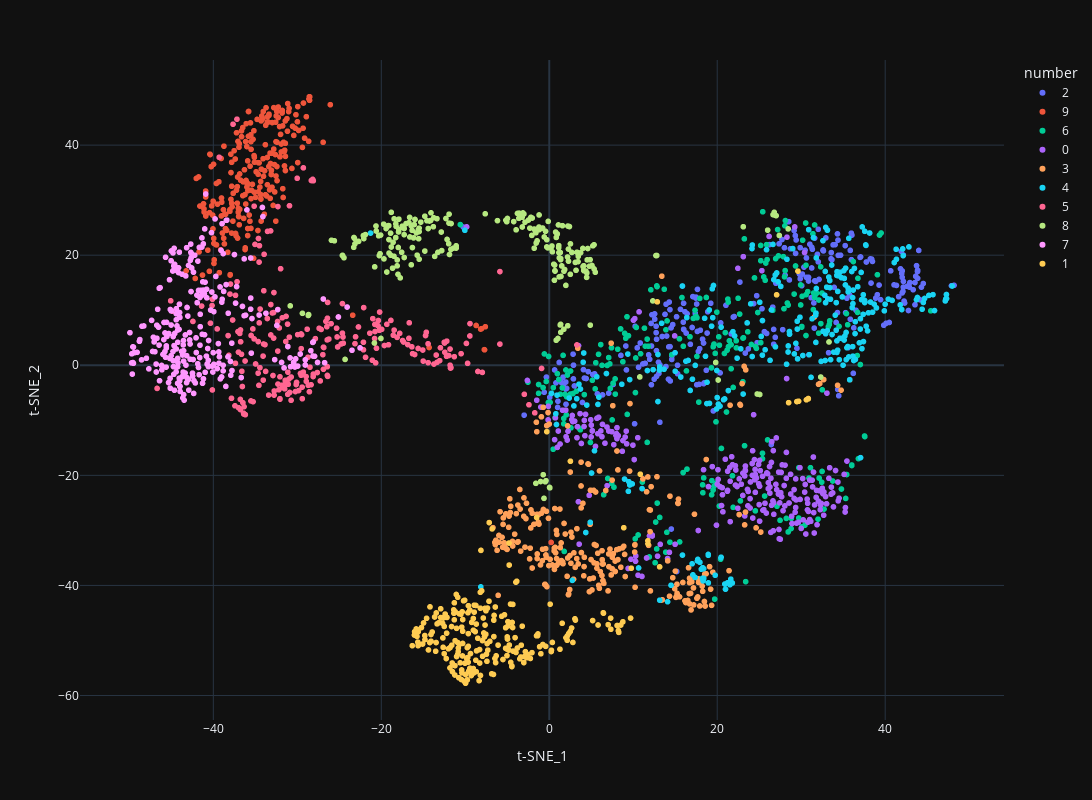

The notebook cell this image was saved under:
### Markdown cell above
#### 8.2. Вывод интерактивной визуализации

### Code cell
fig = px.scatter( 
  df,
  x='t-SNE_1', y='t-SNE_2',
  color = 'number',
  labels={'color': 'number'},
  hover_data=[df.index]
)

fig.update_layout(
  height=800,
  width=1400,
  template = "plotly_dark"
)

fig.update_traces(textposition='top center')
fig.show()

### Figure 1 — Plotly figure (JSON) as saved in the notebook; plotly's stock layout.template omitted (floating-point values rounded to 4 significant figures; data arrays with more than 128 entries replaced by an {"elided": "..."} marker saying what was removed)
{"data": [{"customdata": {"elided": "254x1 int values"}, "hovertemplate": "number=2<br>t-SNE_1=%{x}<br>t-SNE_2=%{y}<br>index=%{customdata[0]}<extra></extra>", "legendgroup": "2", "marker": {"color": "#636efa", "symbol": "circle"}, "mode": "markers", "name": "2", "showlegend": true, "textposition": "top center", "type": "scattergl", "x": {"elided": "254 float values"}, "xaxis": "x", "y": {"elided": "254 float values"}, "yaxis": "y"}, {"customdata": {"elided": "243x1 int values"}, "hovertemplate": "number=9<br>t-SNE_1=%{x}<br>t-SNE_2=%{y}<br>index=%{customdata[0]}<extra></extra>", "legendgroup": "9", "marker": {"color": "#EF553B", "symbol": "circle"}, "mode": "markers", "name": "9", "showlegend": true, "textposition": "top center", "type": "scattergl", "x": {"elided": "243 float values"}, "xaxis": "x", "y": {"elided": "243 float values"}, "yaxis": "y"}, {"customdata": {"elided": "250x1 int values"}, "hovertemplate": "number=6<br>t-SNE_1=%{x}<br>t-SNE_2=%{y}<br>index=%{customdata[0]}<extra></extra>", "legendgroup": "6", "marker": {"color": "#00cc96", "symbol": "circle"}, "mode": "markers", "name": "6", "showlegend": true, "textposition": "top center", "type": "scattergl", "x": {"elided": "250 float values"}, "xaxis": "x", "y": {"elided": "250 float values"}, "yaxis": "y"}, {"customdata": {"elided": "257x1 int values"}, "hovertemplate": "number=0<br>t-SNE_1=%{x}<br>t-SNE_2=%{y}<br>index=%{customdata[0]}<extra></extra>", "legendgroup": "0", "marker": {"color": "#ab63fa", "symbol": "circle"}, "mode": "markers", "name": "0", "showlegend": true, "textposition": "top center", "type": "scattergl", "x": {"elided": "257 float values"}, "xaxis": "x", "y": {"elided": "257 float values"}, "yaxis": "y"}, {"customdata": {"elided": "255x1 int values"}, "hovertemplate": "number=3<br>t-SNE_1=%{x}<br>t-SNE_2=%{y}<br>index=%{customdata[0]}<extra></extra>", "legendgroup": "3", "marker": {"color": "#FFA15A", "symbol": "circle"}, "mode": "markers", "name": "3", "showlegend": true, "textposition": "top center", "type": "scattergl", "x": {"elided": "255 float values"}, "xaxis": "x", "y": {"elided": "255 float values"}, "yaxis": "y"}, {"customdata": {"elided": "265x1 int values"}, "hovertemplate": "number=4<br>t-SNE_1=%{x}<br>t-SNE_2=%{y}<br>index=%{customdata[0]}<extra></extra>", "legendgroup": "4", "marker": {"color": "#19d3f3", "symbol": "circle"}, "mode": "markers", "name": "4", "showlegend": true, "textposition": "top center", "type": "scattergl", "x": {"elided": "265 float values"}, "xaxis": "x", "y": {"elided": "265 float values"}, "yaxis": "y"}, {"customdata": {"elided": "233x1 int values"}, "hovertemplate": "number=5<br>t-SNE_1=%{x}<br>t-SNE_2=%{y}<br>index=%{customdata[0]}<extra></extra>", "legendgroup": "5", "marker": {"color": "#FF6692", "symbol": "circle"}, "mode": "markers", "name": "5", "showlegend": true, "textposition": "top center", "type": "scattergl", "x": {"elided": "233 float values"}, "xaxis": "x", "y": {"elided": "233 float values"}, "yaxis": "y"}, {"customdata": {"elided": "234x1 int values"}, "hovertemplate": "number=8<br>t-SNE_1=%{x}<br>t-SNE_2=%{y}<br>index=%{customdata[0]}<extra></extra>", "legendgroup": "8", "marker": {"color": "#B6E880", "symbol": "circle"}, "mode": "markers", "name": "8", "showlegend": true, "textposition": "top center", "type": "scattergl", "x": {"elided": "234 float values"}, "xaxis": "x", "y": {"elided": "234 float values"}, "yaxis": "y"}, {"customdata": {"elided": "266x1 int values"}, "hovertemplate": "number=7<br>t-SNE_1=%{x}<br>t-SNE_2=%{y}<br>index=%{customdata[0]}<extra></extra>", "legendgroup": "7", "marker": {"color": "#FF97FF", "symbol": "circle"}, "mode": "markers", "name": "7", "showlegend": true, "textposition": "top center", "type": "scattergl", "x": {"elided": "266 float values"}, "xaxis": "x", "y": {"elided": "266 float values"}, "yaxis": "y"}, {"customdata": {"elided": "243x1 int values"}, "hovertemplate": "number=1<br>t-SNE_1=%{x}<br>t-SNE_2=%{y}<br>index=%{customdata[0]}<extra></extra>", "legendgroup": "1", "marker": {"color": "#FECB52", "symbol": "circle"}, "mode": "markers", "name": "1", "showlegend": true, "textposition": "top center", "type": "scattergl", "x": {"elided": "243 float values"}, "xaxis": "x", "y": {"elided": "243 float values"}, "yaxis": "y"}], "layout": {"height": 800, "legend": {"title": {"text": "number"}, "tracegroupgap": 0}, "margin": {"t": 60}, "width": 1400, "xaxis": {"anchor": "y", "domain": [0, 1], "title": {"text": "t-SNE_1"}}, "yaxis": {"anchor": "x", "domain": [0, 1], "title": {"text": "t-SNE_2"}}}}
